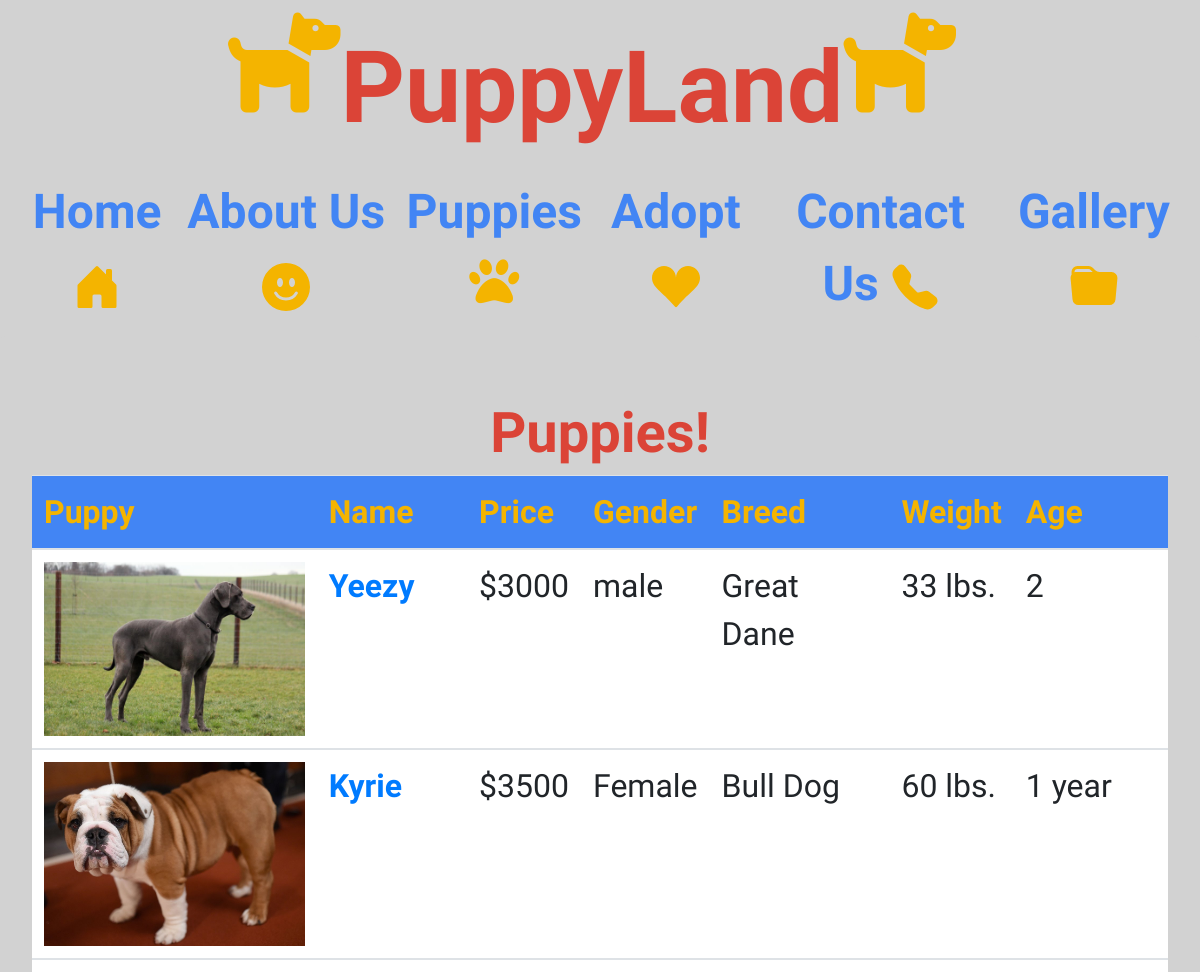
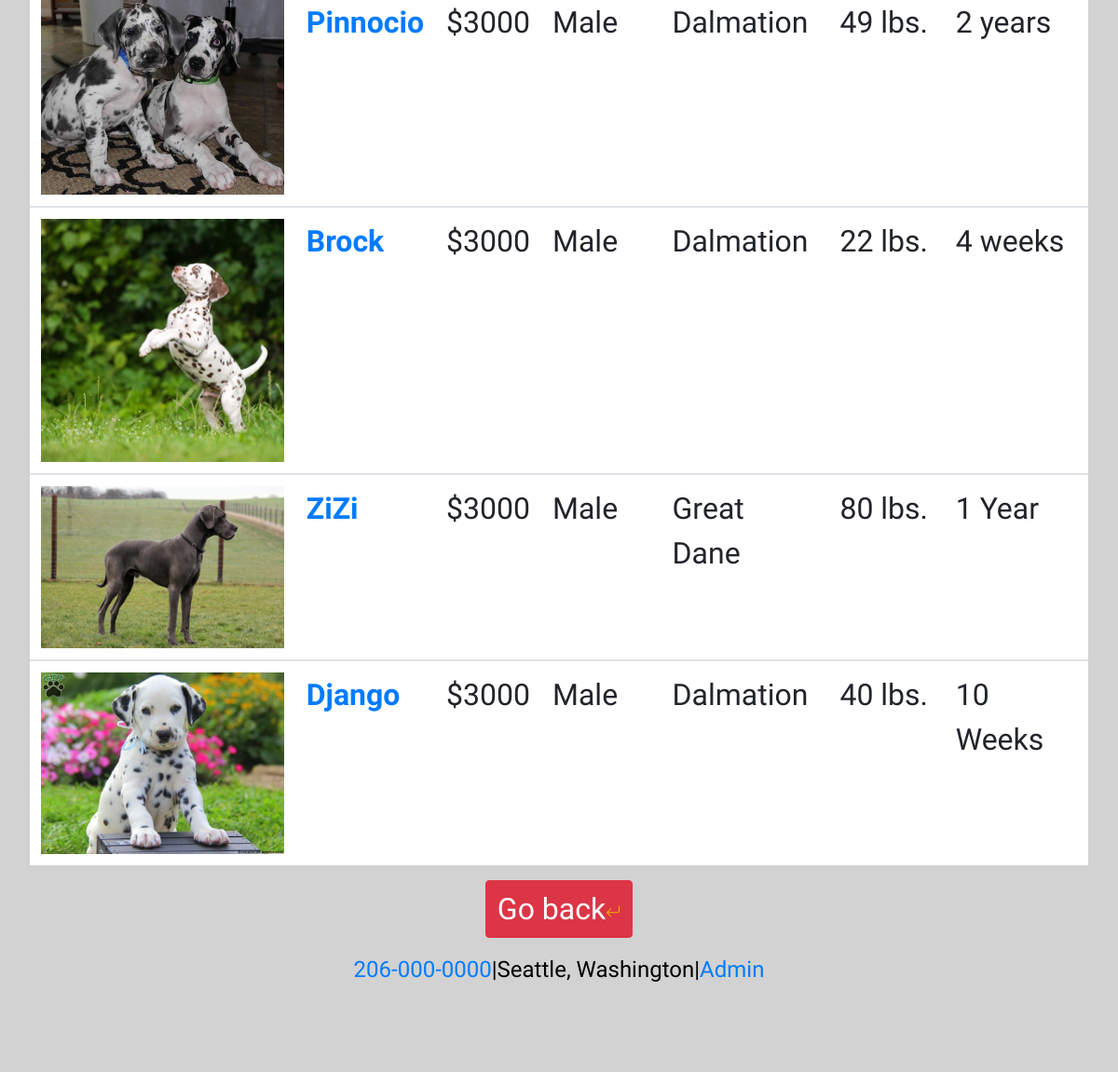
The app's page /puppies with its own data (2 pictures, top to bottom).
### main/models.py (models this page shows, shortened)
class Dog(models.Model):
    dog_name = models.CharField(max_length=255)
    dog_breed = models.CharField(max_length=255)
    dog_gender = models.CharField(default = 000, max_length = 20)
    dog_weight = models.IntegerField()
    dog_age=models.CharField(default=0, max_length=200)
    dog_price=models.IntegerField(default=3000)
    img = models.FileField(default=None,null=True)
    created_at = models.DateTimeField(auto_now_add=True)
    updated_at = models.DateTimeField(auto_now=True)
    objects= DogManager()

### main/views.py (the view)
# urls.py: path('puppies',views.puppies),
def puppies(request):
    context = {
        'all_dogs': Dog.objects.all()
    }
    return render(request,'puppies.html',context)

### main/templates/puppies.html (shortened to what this page needs)
<!DOCTYPE html>
<html lang="en">
<head>
    <link rel="stylesheet" href="https://stackpath.bootstrapcdn.com/bootstrap/4.4.1/css/bootstrap.min.css">
    <link rel="stylesheet" href="static/css/style.css">
</head>
<body>
    <div class="fluid-container">
        <nav class="navbar navbar-expand-lg navbar-dark bg-primary">
            <a class="navbar-brand" href="/"><i class='fas fa-dog' style='font-size:100px'></i> PuppyLand <i class='fas fa-dog' style='font-size:100px'></i></a>
            <div class="collapse navbar-collapse" id="navbarNavAltMarkup">
                <div class="navbar-nav">
                    <a class="nav-link" href="/"> Home <span class="sr-only">(current)</span></a>
                    <a class="nav-link" href="/aboutus"> About Us </a>
                    <a class="nav-link" href="/puppies"> Puppies <i class='fas fa-paw' style='font-size:50px'></i></a>
                    <a class="nav-link" href="/adopt"> Adopt <svg xmlns="http://www.w3.org/2000/svg" width="1em" height="1em" fill="currentColor" class="bi bi-suit-heart-fill" viewBox="0 0 16 16">
                        <path d="M4 1c2.21 0 4 1.755 4 3.92C8 2.755 9.79 1 12 1s4 1.755 4 3.92c0 3.263-3.234 4.414-7.608 9.608a.513.513 0 0 1-.784 0C3.234 9.334 0 8.183 0 4.92 0 2.755 1.79 1 4 1z"/>
                      </svg> </a>
                    <a class="nav-link" href="/contactus"> Contact Us </a>
                    <a class="nav-link" href="gallery"> Gallery </a>
                </div>
            </div>
        </nav>
        <div class="jumbotron">
            <h1 class="display-4">Puppies!</h1>
        <table class="table">
            <thead class="thead">
              <tr>
                <th scope="col">Puppy</th>
                <th scope="col">Name</th>
                <th scope="col">Price</th>
                <th scope="col">Gender</th>
                <th scope="col">Breed</th>
                <th scope="col">Weight</th>
                <th scope="col">Age</th>
              </tr>
            </thead>
            <tbody>
              <tr>
                {%for dog in all_dogs reversed%}
                <td>
                  <img class="img-fluid"  src="{{MEDIA_URL}}{{dog.img}}" alt="">
                </td>
                <th scope="row"><a href="dog{{dog.id}}"> {{dog.dog_name}} </a></th>
                <td>${{dog.dog_price}}</td>
                <td>{{dog.dog_gender}}</td>
                <td>{{dog.dog_breed}}</td>
                <td>{{dog.dog_weight}} lbs.</td>
                <td>{{dog.dog_age}}</td>
              </tr>
            </tbody>
            {% endfor %}
          </table>
          <p class="lead">
            <a class="btn btn-danger" style="font-size: xx-large" href="/" role="button">Go back</a>
        </p>
        <footer class="footer"> <a href="tel:2060000000">206-000-0000</a>|Seattle, Washington|<a href="/admin">Admin</a></footer>
    </div>
</body>
</html>

### main/static/css/style.css (style rules this page uses)
a.navbar-brand { font-family: 'Sofia', cursive !important; font-size: 100px; display: flex; justify-content: center; color: #DB4437!important; font-weight: 999; }
nav { justify-content: center; display: flex; }
.nav-link { font-family: 'Sofia', cursive !important ; font-size: xxx-large; display: block; font-weight: 999; color: blue !important; }
body { background-color: #d2d2d2; }
.navbar { display: block; color: blue !important; background-color: #d2d2d2 !important; }
.navbar .navbar-nav { float: none; background-color:#d2d2d2!important }
.navbar .navbar-collapse { text-align: center; justify-content: center; }
.display-4 { display: flex; justify-content: center; font-weight: 999; color: #DB4437; }
p { display: flex; justify-content: center; font-size: xxx-large; }
.jumbotron { font-family: 'Sofia', cursive !important; background-color:#d2d2d2; color: black; justify-content: center; }
.navbar-nav .nav-link { color: #4285F4 !important; }
svg { color: #F4B400!important; }
i { color: #F4B400!important; }
.footer { display:flex; justify-content: center; font-size: x-large; font-family:'Sofia', cursive !important; }
table { font-family: 'Sofia', cursive !important; font-size: xx-large; background-color: white; }
thead { background-color:#4285F4 !important ; color: #F4B400; }

### main/templates/puppies.html (style rules this page uses)
img { height: 300px; width: 300px; }

### records on screen
Dog: img (picture), dog_name "Yeezy", dog_price "3000", dog_gender "male", dog_breed "Great Dane", dog_weight "33", dog_age "2"
Dog: img (picture), dog_name "Kyrie", dog_price "3500", dog_gender "Female", dog_breed "Bull Dog", dog_weight "60", dog_age "1 year"
Dog: img (picture), dog_name "Pinnocio", dog_price "3000", dog_gender "Male", dog_breed "Dalmation", dog_weight "49", dog_age "2 years"
Dog: img (picture), dog_name "Brock", dog_price "3000", dog_gender "Male", dog_breed "Dalmation", dog_weight "22", dog_age "4 weeks"
Dog: img (picture), dog_name "ZiZi", dog_price "3000", dog_gender "Male", dog_breed "Great Dane", dog_weight "80", dog_age "1 Year"
Dog: img (picture), dog_name "Django", dog_price "3000", dog_gender "Male", dog_breed "Dalmation", dog_weight "40", dog_age "10 Weeks"
